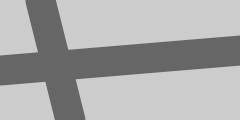
Frame 1 (no input)
Frame 60 (the mouse pressed at the canvas centre just before this capture): identical to frame 1, image omitted
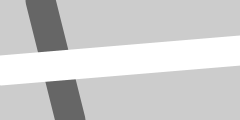
Frame 120 (the mouse held since frame 60 and released just before this capture)

The Processing sketch that drew these frames (run headless with seeded random() and noise(); from frame 60 on, the mouse is pressed at the canvas centre):

// Processing sketch: Ex_05_10
// ── Ex_05_10.pde
void setup() {
  size(240, 120);
  strokeWeight(30);
}

void draw() {
  background(204);
  stroke(102);
  line(40, 0, 70, height);
  if (mousePressed == true) {
    stroke(255);
  }
  line(0, 70, width, 50);
}
